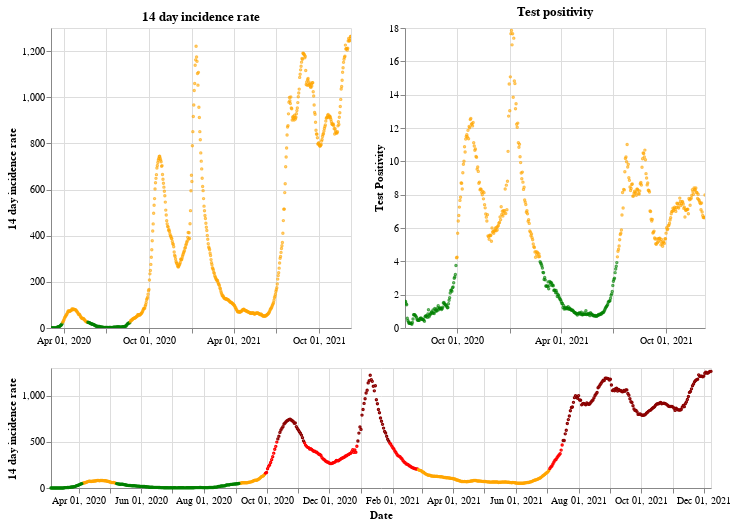

Notebook code cell kept with this figure:
### Markdown cell above
## Northern Ireland

### Code cell
plot_traffic_light('Northern Ireland')

### Figure 1 — Vega-Lite specification as saved in the notebook (floating-point values rounded to 4 significant figures; data arrays with more than 128 entries replaced by an {"elided": "..."} marker saying what was removed)
{"config": {"view": {"continuousWidth": 400, "continuousHeight": 300}}, "vconcat": [{"hconcat": [{"mark": {"type": "point", "size": 2}, "encoding": {"color": {"condition": {"value": "green", "test": "(datum.twoWeeklyCasesRate <= 25)"}, "value": "orange"}, "tooltip": [{"type": "nominal", "field": "areaName"}, {"type": "temporal", "field": "date"}, {"type": "quantitative", "field": "twoWeeklyCasesRate"}, {"type": "quantitative", "field": "testPositivity"}], "x": {"type": "temporal", "axis": {"title": ""}, "field": "date", "scale": {"domain": {"selection": "DateBrush"}}, "timeUnit": "yearmonthdate"}, "y": {"type": "quantitative", "axis": {"title": "14 day incidence rate"}, "field": "twoWeeklyCasesRate"}}, "title": "14 day incidence rate", "width": 300}, {"mark": {"type": "point", "size": 2}, "encoding": {"color": {"condition": {"value": "green", "test": "(datum.testPositivity <= 4)"}, "value": "orange"}, "tooltip": [{"type": "nominal", "field": "areaName"}, {"type": "temporal", "field": "date"}, {"type": "quantitative", "field": "twoWeeklyCasesRate"}, {"type": "quantitative", "field": "testPositivity"}], "x": {"type": "temporal", "axis": {"title": ""}, "field": "date", "scale": {"domain": {"selection": "DateBrush"}}, "timeUnit": "yearmonthdate"}, "y": {"type": "quantitative", "axis": {"title": "Test Positivity"}, "field": "testPositivity"}}, "title": "Test positivity", "width": 300}]}, {"layer": [{"mark": {"type": "point", "size": 2}, "encoding": {"color": {"condition": {"value": "orange", "test": "(((datum.testPositivity < 4) && (datum.twoWeeklyCasesRate >= 50)) && (datum.twoWeeklyCasesRate < 200))"}, "value": "red"}, "opacity": {"condition": {"value": 1, "test": "((datum.twoWeeklyCasesRate >= 50) && (datum.twoWeeklyCasesRate < 500))"}, "value": 0}, "tooltip": [{"type": "nominal", "field": "areaName"}, {"type": "temporal", "field": "date"}, {"type": "quantitative", "field": "twoWeeklyCasesRate"}, {"type": "quantitative", "field": "testPositivity"}], "x": {"type": "temporal", "axis": {"title": "Date"}, "field": "date", "timeUnit": "yearmonthdate"}, "y": {"type": "quantitative", "axis": {"title": "14 day incidence rate"}, "field": "twoWeeklyCasesRate"}}, "selection": {"DateBrush": {"type": "interval", "encodings": ["x"], "fields": ["Time"]}}}, {"mark": {"type": "point", "size": 2}, "encoding": {"color": {"value": "darkred"}, "opacity": {"condition": {"value": 1, "test": "(datum.twoWeeklyCasesRate >= 500)"}, "value": 0}, "tooltip": [{"type": "nominal", "field": "areaName"}, {"type": "temporal", "field": "date"}, {"type": "quantitative", "field": "twoWeeklyCasesRate"}, {"type": "quantitative", "field": "testPositivity"}], "x": {"type": "temporal", "axis": {"title": "Date"}, "field": "date", "timeUnit": "yearmonthdate"}, "y": {"type": "quantitative", "axis": {"title": "14 day incidence rate"}, "field": "twoWeeklyCasesRate"}}}, {"mark": {"type": "point", "size": 2}, "encoding": {"color": {"condition": {"value": "green", "test": "((datum.testPositivity < 4) && (datum.twoWeeklyCasesRate < 50))"}, "value": "orange"}, "opacity": {"condition": {"value": 1, "test": "(datum.twoWeeklyCasesRate < 50)"}, "value": 0}, "tooltip": [{"type": "nominal", "field": "areaName"}, {"type": "temporal", "field": "date"}, {"type": "quantitative", "field": "twoWeeklyCasesRate"}, {"type": "quantitative", "field": "testPositivity"}], "x": {"type": "temporal", "axis": {"title": "Date"}, "field": "date", "timeUnit": "yearmonthdate"}, "y": {"type": "quantitative", "axis": {"title": "14 day incidence rate"}, "field": "twoWeeklyCasesRate"}}}], "height": 120, "width": 660}], "data": {"name": "data-b9679c4602808e05892f353cd7b17fc9"}, "$schema": "https://vega.github.io/schema/vega-lite/v4.8.1.json", "datasets": {"data-b9679c4602808e05892f353cd7b17fc9": {"elided": "644 records"}}}
